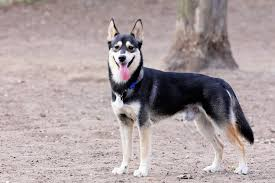
#> input picture Notebooks/Notebook-3/download.jpg, 275 x 183 px
$ jupyter execute Image_Processing_3.ipynb
#> lines starting #> are read from the running program, lines starting #| are printed output that depends on the picture
# **Image Processing in OpenCV**

**Ravjot Singh**

E-mail: ravjot313@gmail.com

M: +91-9654446404

LinkedIn: https://www.linkedin.com/in/ravjot-singh-1a0777149/

Github: https://github.com/Ravjot03

# Smoothing Images

Goal:

1.   Blur the images with various low pass filters
2.   Apply custom-made filters to images (2D convolution)

Importing the libraries

[cell 1]
import cv2
from matplotlib import pyplot as plt
import numpy as np

Reading an image using OpenCV

[cell 2]
img = cv2.imread('download.jpg')
#> img is the input picture: shape (183, 275, 3); mean B, G, R 159.7, 158.2, 171.2
plt.imshow(img)

# 2-D Convolution (Image Filtering)
As in one-dimensional signals, images also can be filtered with various low-pass filters(LPF), high-pass filters(HPF) etc. LPF helps in removing noises, blurring the images etc. HPF filters helps in finding edges in the images.

[cell 3]
kernel = np.ones((5,5),np.float32)/25
dst = cv2.filter2D(img,-1,kernel)
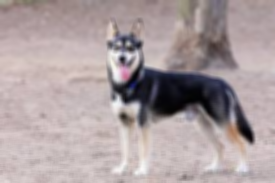
#> dst: shape (183, 275, 3); mean B, G, R 159.7, 158.2, 171.2

plt.subplot(121),plt.imshow(img),plt.title('Original')
plt.xticks([]), plt.yticks([])
plt.subplot(122),plt.imshow(dst),plt.title('Averaging')
plt.xticks([]), plt.yticks([])
plt.show()
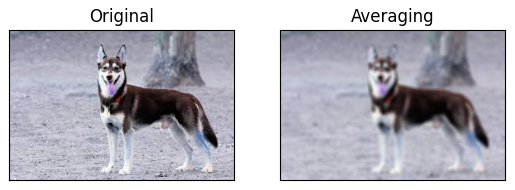
#> figure drawn by matplotlib, 2 panels; B, G, R data is drawn as R, G, B

#Image Blurring:
Image blurring is achieved by convolving the image with a low-pass filter kernel. It is useful for removing noises. It actually removes high frequency content (eg: noise, edges) from the image. So edges are blurred a little bit in this operation.

OpenCV provides mainly four types of blurring techniques:-

1.   Averaging Blurring
2.   Gaussian Blurring
3.   Median Blurring
4.   Bilateral Blurring

# Average Blurring:
This is done by convolving image with a normalized box filter. It simply takes the average of all the pixels under kernel area and replace the central element

[cell 4]
blur = cv2.blur(img,(5,5))

plt.subplot(121),plt.imshow(img),plt.title('Original')
plt.xticks([]), plt.yticks([])
plt.subplot(122),plt.imshow(blur),plt.title('Blurred')
plt.xticks([]), plt.yticks([])
plt.show()
#> figure, not shown here; B, G, R data is drawn as R, G, B

# Gaussian Blurring:
In this, instead of box filter, gaussian kernel is used. Gaussian blurring is highly effective in removing gaussian noise from the image.

[cell 5]
blur = cv2.GaussianBlur(img,(5,5),0)
plt.subplot(121),plt.imshow(img),plt.title('Original')
plt.xticks([]), plt.yticks([])
plt.subplot(122),plt.imshow(blur),plt.title('Gaussian Blurred')
plt.xticks([]), plt.yticks([])
plt.show()
#> figure, not shown here; B, G, R data is drawn as R, G, B

#Median Blurring:
It takes median of all the pixels under kernel area and central element is replaced with this median value.

[cell 6]
median = cv2.medianBlur(img,5)
plt.subplot(121),plt.imshow(img),plt.title('Original')
plt.xticks([]), plt.yticks([])
plt.subplot(122),plt.imshow(median),plt.title('Median Blurred')
plt.xticks([]), plt.yticks([])
plt.show()
#> figure, not shown here; B, G, R data is drawn as R, G, B

#Bilateral Filtering:
It is highly effective in noise removal while keeping edges sharp. But the operation is slower compared to other filters.

**Bilateral filter** also takes a gaussian filter in space, but one more gaussian filter which is a function of pixel difference. Gaussian function of space make sure only nearby pixels are considered for blurring while gaussian function of intensity difference make sure only those pixels with similar intensity to central pixel is considered for blurring. So it preserves the edges since pixels at edges will have large intensity variation.

[cell 7]
blur = cv2.bilateralFilter(img,9,75,75)
plt.subplot(121),plt.imshow(img),plt.title('Original')
plt.xticks([]), plt.yticks([])
plt.subplot(122),plt.imshow(blur),plt.title('Bilateral Filtering')
plt.xticks([]), plt.yticks([])
plt.show()
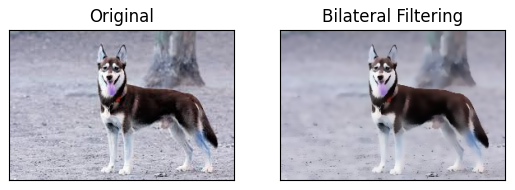
#> figure drawn by matplotlib, 2 panels; B, G, R data is drawn as R, G, B
